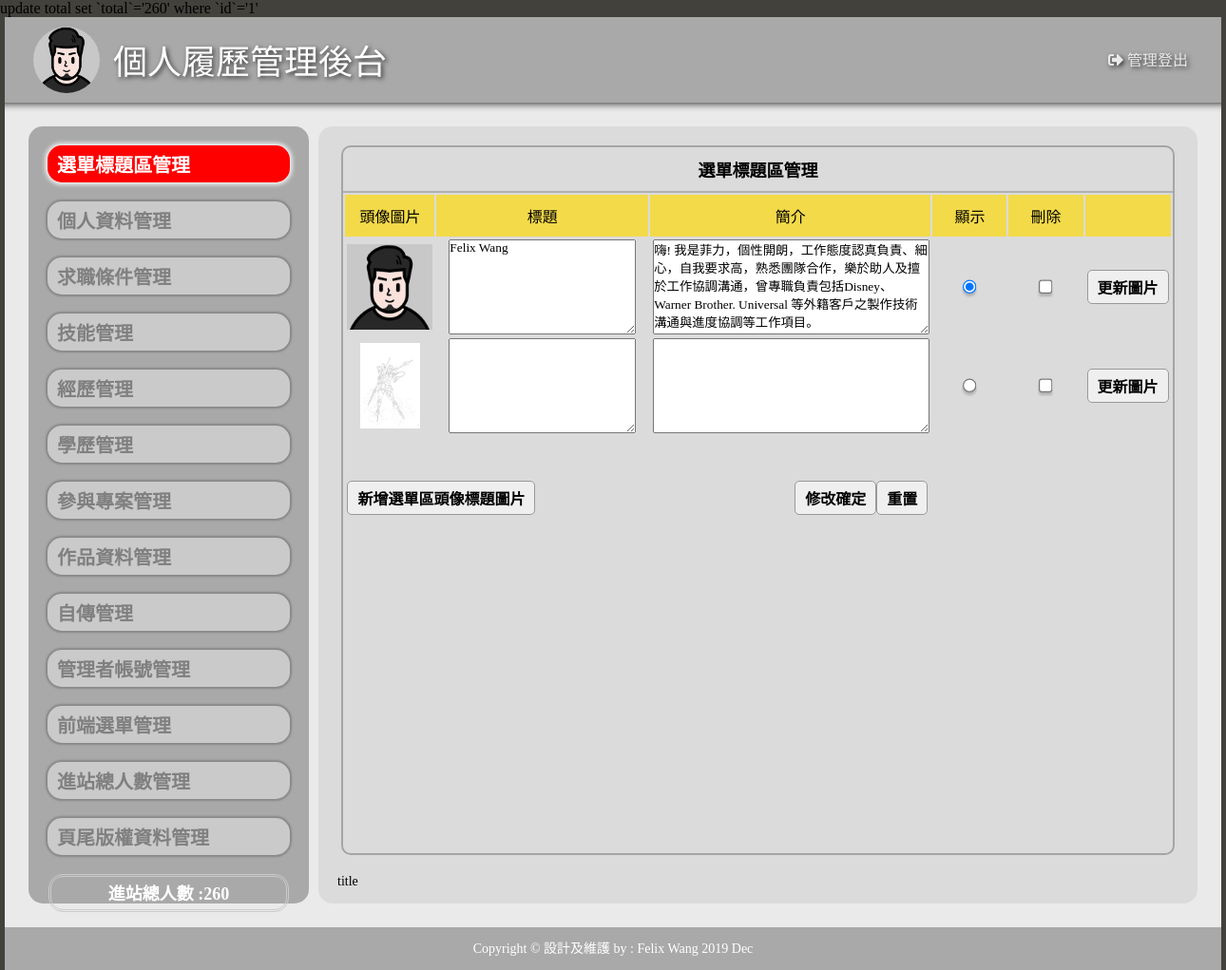
The app's page /admin.php, older data.
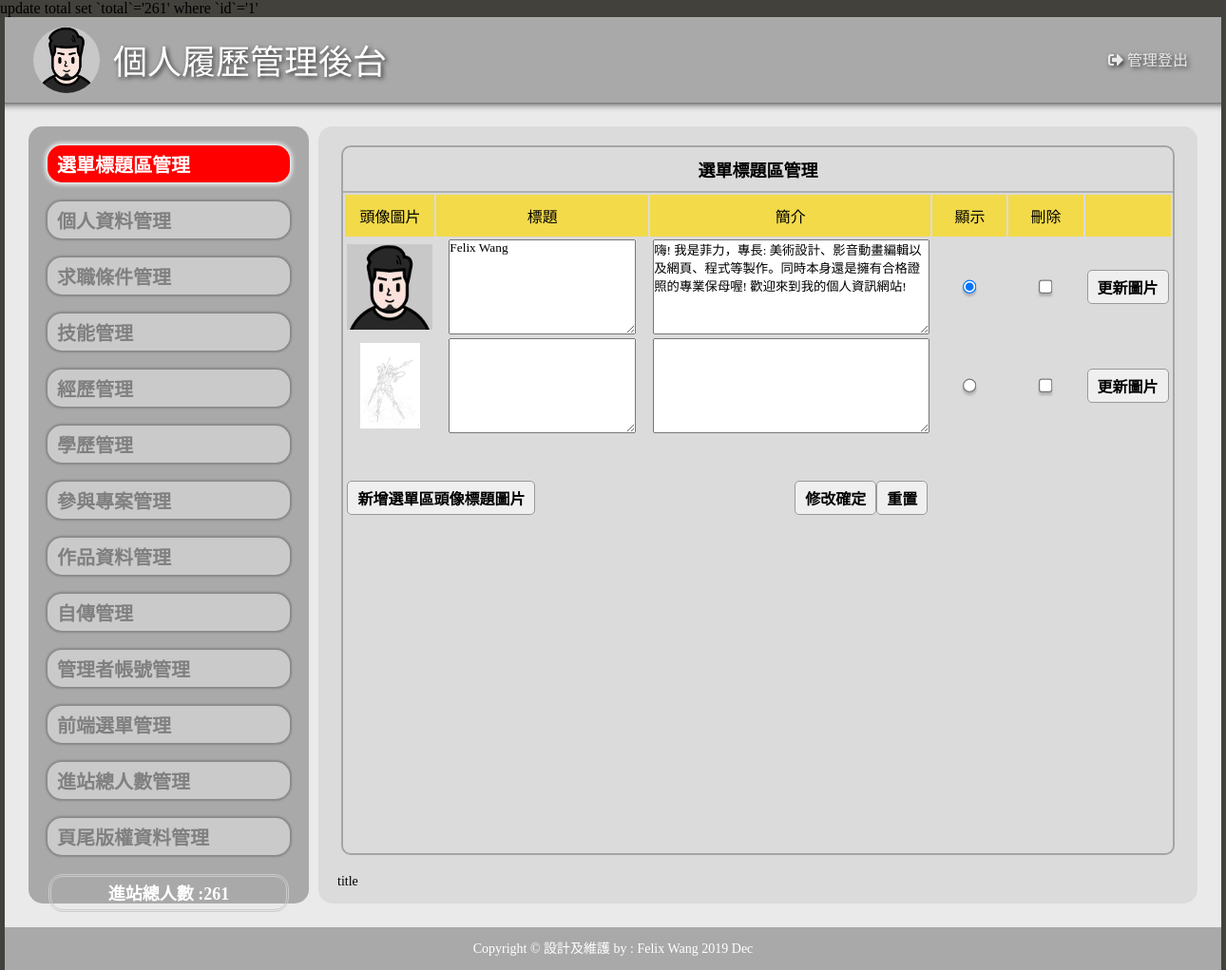
The same page, newer data.
### tables this page shows
CREATE TABLE `title` (
  `id` int(5) UNSIGNED NOT NULL,
  `file` text NOT NULL,
  `title` text NOT NULL,
  `text` text NOT NULL,
  `sh` int(1) NOT NULL DEFAULT 0
);

### base.php (called while the page is built, shortened)
<?php
$dsn="mysql:host=localhost;charset=utf8;dbname=resume";
$pdo=new PDO($dsn,"root","");
function all($table,...$arg){
  global $pdo;
  $sql="select * from $table";
  return $pdo->query($sql)->fetchAll();
}
?>

### admin/title.php (the view, shortened to what this page needs)
<?php
include_once "./base.php";
 $useTable="title";
?>
<div class="frame">
  <p class="t cent botli">選單標題區管理</p>
  <form method="post" action="./api/edit.php">
    <table width="100%">
      <tbody>
        <tr class="yel">
          <td width="10%">頭像圖片</td>
          <td width="30%">標題</td>
          <td width="40%">簡介</td>
          <td width="10%">顯示</td>
          <td width="10%">刪除</td>
          <td></td>
        </tr>
        <?php
        $rows=all($useTable);
        foreach($rows as $r){
        ?>
        <tr class="cent">
          <td>
            <img src="./img/<?=$r['file'];?>" style="width:auto;height:90px">
          </td>
          <td>
            <textarea name="title[]" id="title" cols="30" rows="10" style="width:90%;height:100px"><?=$r['title'];?></textarea>
          </td>
          <td >
            <textarea name="text[]" id="text" cols="30" rows="10" style="width:100%;height:100px"><?=$r['text'];?></textarea>
          </td>
          <td>
          <label class='hasborder-c'><input type="radio" name="sh" value="<?=$r['id'];?>" <?=($r['sh']==1)?"checked":"";?>></label>
          </td>
          <td>
          <label class='hasborder-s'><input type="checkbox" name="del[]" value="<?=$r['id'];?>">
          </td>
          <td>
            <input type="button" value="更新圖片" onclick="op('#cover','#cvr','./view/update_<?=$useTable;?>.php?id=<?=$r['id'];?>&table=<?=$useTable;?>')" ></label>
          </td>
        </tr>
        <?php
        }
        ?>
      </tbody>
    </table>
    <table style="margin-top:40px; width:79%;">      <tbody>
        <tr>
          <td>
            <input type="button"
                   onclick="op('#cover','#cvr','./view/<?=$useTable;?>.php?table=<?=$useTable;?>')"
                   value="新增選單區頭像標題圖片">
          </td>
          <td class="cent"><input type="submit" value="修改確定"><input type="reset" value="重置"></td>
        </tr>
      </tbody>
    </table>
  </form>
</div>

### admin.php (shortened to what this page needs)
<?php
include_once "base.php";
?>
<!DOCTYPE html>
<html lang="en">
<head>
  <link rel="stylesheet" href="assets/css/all.min.css" />
  <link rel="stylesheet" href="./css/style.css" type="text/css">
  <link rel="stylesheet" href="./css/css.css" type="text/css">
</head>
<body>
  <div id="main">
    <div class="top">
      <div class="head" style="text-align:center;width:70px;display:inline-block">
        <a href="index.php"><img src="./img/head.jpg" alt="個人履歷資料網" title="個人履歷資料網"
            style="width:70px;height:70px"></a>
      </div>
      <div style="display:inline-block;text-align: left">
        <svg width="835" height="90">
          <text text-anchor='left' x="0" y="60"
            style="fill:#ffffff; font-size: 36px;text-shadow: 2px 2px 5px #333">個人履歷管理後台</text>
        </svg>
      </div>
      <div class="exit" onclick="location.replace('./api/logout.php')"><i class="fas fa-sign-out-alt"></i> 管理登出</div>
    </div>
    <div class="container">
      <div class="flex">
        <div class="menu">
          <div>
          <a href="?do=title"  id="title">選單標題區管理</a>
          <a href="?do=info" id="info">個人資料管理</a>
          <a href="?do=cond" id="cond">求職條件管理</a>
          <a href="?do=skill" id="skill">技能管理</a>
          <a href="?do=history" id="history">經歷管理</a>
          <a href="?do=school" id="school">學歷管理</a>
          <a href="?do=project" id="project">參與專案管理</a>
          <a href="?do=gallery" id="gallery">作品資料管理</a>
          <a href="?do=doc" id="doc">自傳管理</a>
          <a href="?do=admin" id="admin">管理者帳號管理</a>
          <a href="?do=menu" id="menu">前端選單管理</a>
          <a href="?do=total" id="total">進站總人數管理</a>
          <a href="?do=bottom" id="bottom">頁尾版權資料管理</a>
          </div>
          <div class="dbor" >
            <span class="t">進站總人數 :<?=$_SESSION['total'];?></span>
          </div>
        </div>
        <div class="content">
        <?php
              $do=(!empty($_GET['do']))?$_GET['do']:"title";
              $path="./admin/" . $do . ".php";
              if(file_exists($path)){
                include $path;
              }else{
                include "./admin/title.php";
              }
              echo $do
        ?>
        </div>
      </div>
    </div>
    <div class="footer">
    <?php include "footer.php";?>
    </div>
  </div>
</body>
</html>

Row changes from the older to the newer data that the page shows:
changed title "Felix Wang": text "嗨! 我是菲力，個性開朗，工作態度認真負責、細心，自我要求高，熟悉團隊合作，樂於助人及擅於工作協調溝通，曾專職負責包括Disney、Warner Brother. Universal 等外籍客戶之製作技術溝通與進度協調等工作項目。" → "嗨! 我是菲力，專長: 美術設計、影音動畫編輯以及網頁、程式等製作。同時本身還是擁有合格證照的專業保母喔! 歡迎來到我的個人資訊網站!"
Text that changed along with them:
text written by a page script: "update total set `total`='260' where `id`='1'" → "update total set `total`='261' where `id`='1'"
$_SESSION['total']: "260" → "261"
